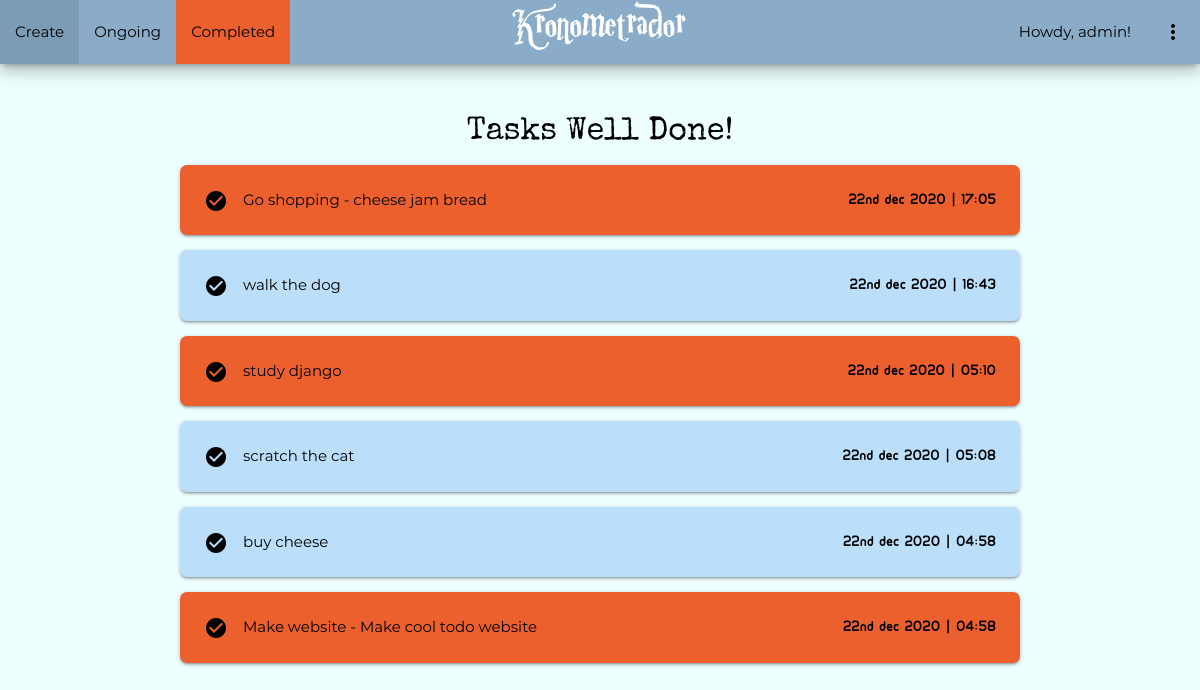
The app's page /completed/ (signed in) with its own data.
### todo/models.py (models this page shows, shortened)
class Todo(models.Model) :
    title = models.CharField(max_length=30)
    memo = models.TextField(blank=True)
    created = models.DateTimeField(auto_now_add=True)
    datecompleted = models.DateTimeField(null=True, blank=True)
    important = models.BooleanField(default=False)
    user = models.ForeignKey(User, on_delete=models.CASCADE)

### todo/views.py (the view)
# urls.py: path('completed/', views.completedtodos, name='completedtodos'),
@login_required
def completedtodos(request) :
    todos = Todo.objects.filter(user=request.user, datecompleted__isnull=False).order_by('-datecompleted')
    return render(request, 'todo/completedtodos.html', {'todos':todos})

### todo/templates/todo/completedtodos.html
{% extends 'todo/base.html' %}
{% block home-url %}{% url 'home' %}{% endblock %}
{% block create-url %}{% url 'createtodo' %}{% endblock %}
{% block current-url %}{% url 'currenttodos' %}{% endblock %}
{% block completed-url %}#!{% endblock %}
{% block completed-active %}class="active"{% endblock %}
{% block content %}
<div class="container center completed-header">
    Tasks Well Done!
</div>
<div class="container">
    {% for todo in todos %}
    <div class="card-panel {% if todo.important %}imp-todo{% else %}todo{% endif %}-card">
        <i class="material-icons left">check_circle</i>
        <a href="{% url 'viewtodo' todo.id %}">
            {{ todo.title }}
            {% if todo.memo %}
                - {{ todo.memo }}
            {% endif %}
        </a>
        <span class="right ubuntu-font">{{ todo.datecompleted|date:'jS b Y | H:i' }}</span>
    </div>
    {% endfor %}
</div>
{% endblock %}

### todo/templates/todo/base.html (shortened to what this page needs)
<!DOCTYPE html>
<html lang="en">
<head>
    {% load static %}
    {% ifequal request.COOKIES.theme "dark" %}
    <link rel="stylesheet" href="{% static 'todo/css/dark.css' %}" id="theme" class="dark">
    {% else %}
    <link rel="stylesheet" href="{% static 'todo/css/light.css' %}" id="theme" class="light">
    {% endifequal %}
    <link rel="stylesheet" type="text/css" href="{% static 'todo/css/materialize.css' %}">
    <link rel="stylesheet" type="text/css" href="{% static 'todo/css/style.css' %}">
</head>
<body>
    <div class="navbar-fixed">
        <nav class="z-depth-3">
            <div class="nav-wrapper">
                <a href="{% block home-url %}{% endblock %}" class="brand-logo center">Kronometrador</a>
                {% if user.is_authenticated %}
                <ul class="left hide-on-med-and-down">
                    <li {% block create-active %}{% endblock %}><a href="{% block create-url %}{% endblock %}">Create</a></li>
                    <li {% block current-active %}{% endblock %}><a href="{% block current-url %}{% endblock %}">Ongoing</a></li>
                    <li {% block completed-active %}{% endblock %}><a href="{% block completed-url %}{% endblock %}">Completed</a></li>
                </ul>
                <ul class="right hide-on-med-and-down">
                    <li>Howdy, {{ user.username}}!&emsp;</li>
                    <li><a class="dropdown-trigger" href="#!" data-target="dropdown1"><i class="material-icons rotate">more_vert</i></a></li>
                </ul>
                {% else %}
                <ul class="right hide-on-med-and-down">
                    <li><a href="{% url 'signupuser' %}">Sign Up</a></li>
                    <li><a href="{% url 'loginuser' %}">Log In</a></li>
                </ul>
                {% endif %}
            </div>
        </nav>
    </div>
    <br><br>
    {% block content %}{% endblock %}
</body>
</html>

### todo/static/todo/css/light.css (style rules this page uses)
body { background-color: #eeffff; color: #000000; }
.nav-wrapper { background-color: #8aacc8 !important; }
.nav-wrapper ul li, .nav-wrapper ul li a { color: #000000 !important; }
.active, .active:hover { background-color: #ec602e !important; }
.todo-card { background-color: #bbdefb !important;; }
.todo-card a, .imp-todo-card a, .imp-todo-card i, .todo-card i { color: #000000; }
.imp-todo-card { background-color: #ec602e !important; }

### todo/static/todo/css/style.css (style rules this page uses)
.material-icons { font-family: 'Material Icons'; font-weight: normal; font-style: normal; font-size: 24px; line-height: 1; letter-spacing: normal; text-transform: none; display: inline-block; white-space: nowrap; word-wrap: normal; direction: ltr; -webkit-font-feature-settings: 'liga'; -webkit-font-smoothing: antialiased; }
body { font-family: 'Montserrat'; }
.ubuntu-font { font-family: 'UbuntuTitle'; }
.brand-logo { font-family: 'HarryPotter' !important; }
.rotate { -moz-transition: all .2s linear; -webkit-transition: all .2s linear; transition: all .2s linear; }
.card-panel { border-radius: 7px !important; }
.completed-header { font-family: 'Special Elite'; font-size: xx-large; padding-top: 0; }

### records on screen
Todo: title "Go shopping", memo "cheese jam bread", datecompleted|H "22nd dec 2020 | 17:05"
Todo: title "walk the dog", datecompleted|H "22nd dec 2020 | 16:43"
Todo: title "study django", datecompleted|H "22nd dec 2020 | 05:10"
Todo: title "scratch the cat", datecompleted|H "22nd dec 2020 | 05:08"
Todo: title "buy cheese", datecompleted|H "22nd dec 2020 | 04:58"
Todo: title "Make website", memo "Make cool todo website", datecompleted|H "22nd dec 2020 | 04:58"

### other values on screen
{{ user.username }} "admin"
